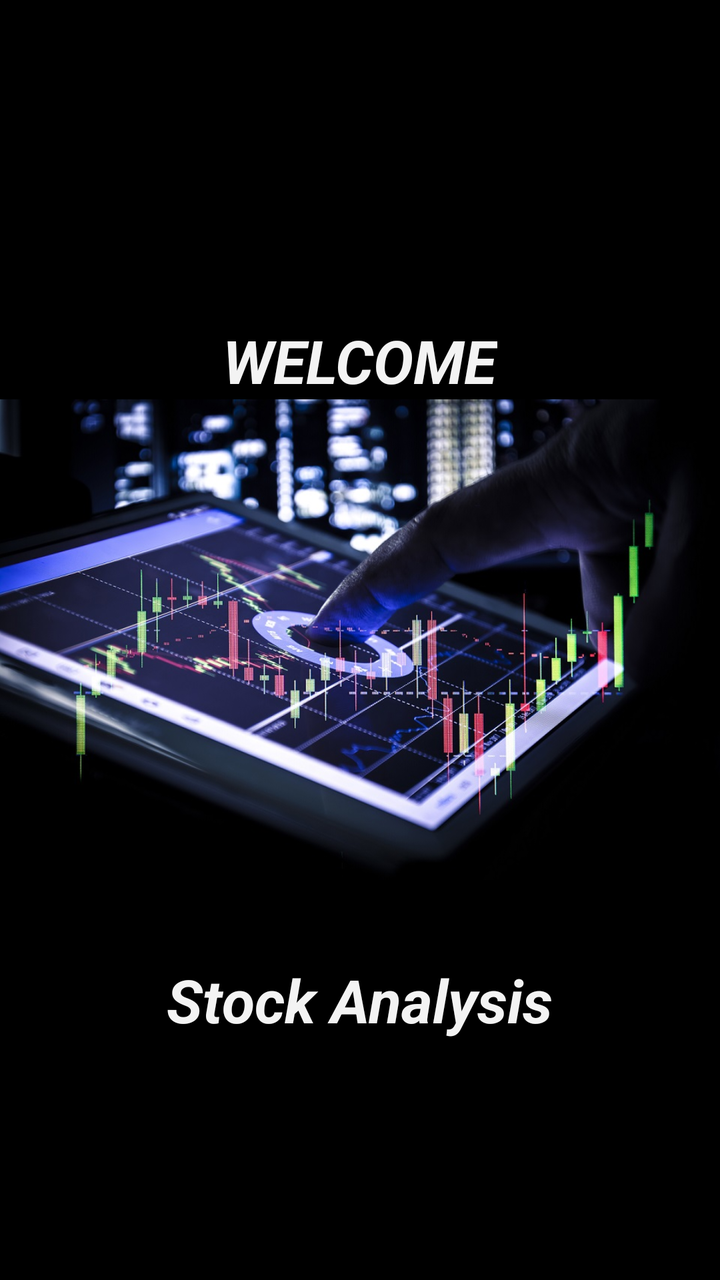
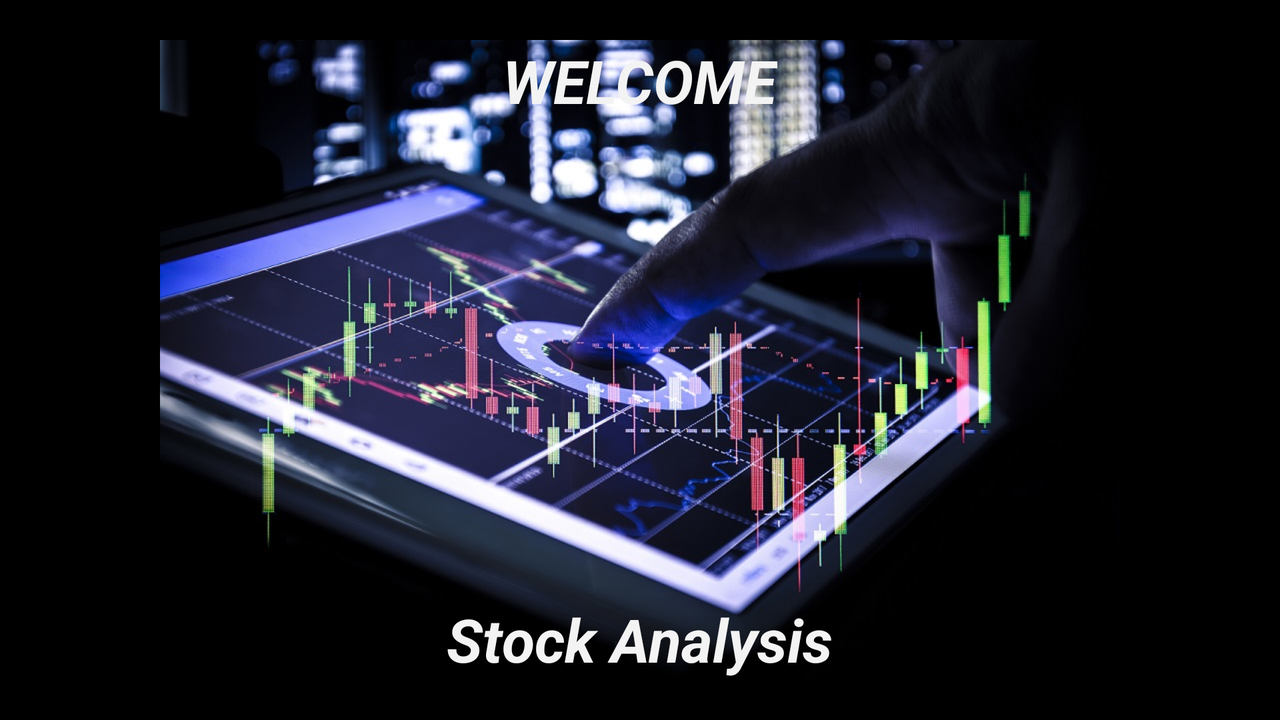

Compare how this app lays out the same screen by default and in its alternative resource folder. The renders come first, then the two layout files and the values they reference.
<!-- AndroidManifest.xml: application theme NewTheme -->
<!-- res/layout/activity_main.xml -->
<RelativeLayout xmlns:android="http://schemas.android.com/apk/res/android"
    xmlns:tools="http://schemas.android.com/tools"
    android:layout_width="match_parent"
    android:layout_height="match_parent"
    android:paddingBottom="@dimen/activity_vertical_margin"
    android:paddingLeft="@dimen/activity_horizontal_margin"
    android:paddingRight="@dimen/activity_horizontal_margin"
    android:paddingTop="@dimen/activity_vertical_margin"
    tools:context="com.example.stockanalysis.MainActivity" >

    <ImageView
        android:id="@+id/imageSplash"
        android:layout_width="wrap_content"
        android:layout_height="wrap_content"
        android:layout_centerHorizontal="true"
        android:layout_centerVertical="true"
        android:src="@drawable/splash" />

    <TextView
        android:id="@+id/textAppName"
        android:layout_width="wrap_content"
        android:layout_height="wrap_content"
        android:layout_below="@+id/imageSplash"
        android:layout_centerHorizontal="true"
        android:text="Stock Analysis"
        android:textSize="30sp"
        android:textStyle="bold|italic"
        android:textAppearance="?android:attr/textAppearanceLarge" />

    <TextView
        android:id="@+id/textWelcome"
        android:layout_width="wrap_content"
        android:layout_height="wrap_content"
        android:layout_alignTop="@+id/imageSplash"
        android:layout_centerHorizontal="true"
        android:text="WELCOME"
        android:textSize="30sp"
        android:textStyle="bold|italic"
        android:textAppearance="?android:attr/textAppearanceLarge" />
    
</RelativeLayout>
<!-- resources referenced by this layout -->
<resources>
  <!-- drawable splash: jpg bitmap (drawable-xhdpi, 175992 bytes) -->
  <style name="NewTheme" parent="android:Theme.Holo" />
</resources>
<!-- res/layout-land/activity_main.xml (the repository's variant of the layout above) -->
<!-- drawn on the phone turned sideways -->
<RelativeLayout xmlns:android="http://schemas.android.com/apk/res/android"
    xmlns:tools="http://schemas.android.com/tools"
    android:layout_width="match_parent"
    android:layout_height="match_parent"
    android:paddingBottom="@dimen/activity_vertical_margin"
    android:paddingLeft="@dimen/activity_horizontal_margin"
    android:paddingRight="@dimen/activity_horizontal_margin"
    android:paddingTop="@dimen/activity_vertical_margin"
    tools:context="com.example.stockanalysis.MainActivity" >

    <ImageView
        android:id="@+id/imageSplash"
        android:layout_width="wrap_content"
        android:layout_height="wrap_content"
        android:layout_centerHorizontal="true"
        android:layout_centerVertical="true"
        android:src="@drawable/splash" />

    <TextView
        android:id="@+id/textAppName"
        android:layout_width="wrap_content"
        android:layout_height="wrap_content"
        android:layout_alignBottom="@+id/imageSplash"
        android:layout_centerHorizontal="true"
        android:text="Stock Analysis"
        android:textSize="30sp"
        android:textStyle="bold|italic"
        android:textAppearance="?android:attr/textAppearanceLarge" />

    <TextView
        android:id="@+id/textWelcome"
        android:layout_width="wrap_content"
        android:layout_height="wrap_content"
        android:layout_alignTop="@+id/imageSplash"
        android:layout_centerHorizontal="true"
        android:text="WELCOME"
        android:textSize="30sp"
        android:textStyle="bold|italic"
        android:textAppearance="?android:attr/textAppearanceLarge" />
    
</RelativeLayout>
